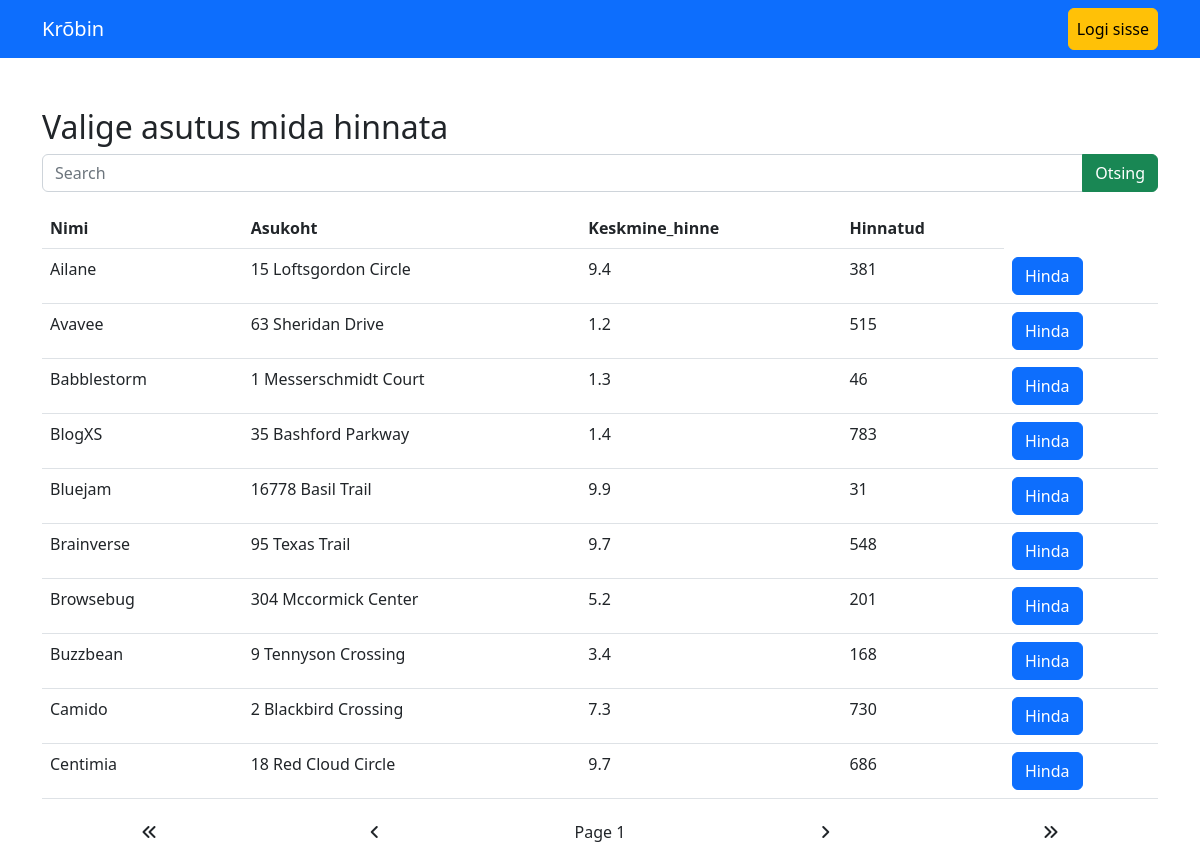
The app's page /?page=1&sort=Nimi&order=asc with its own data.
### tables this page shows
create table tabel1 (
	id INT,
	Nimi VARCHAR(50),
	Asukoht VARCHAR(50),
	Keskmine_hinne DECIMAL(3,1),
	Hinnatud INT
);

### index.php (the view, shortened to what this page needs)
<!DOCTYPE html>
<html lang="en">
<head>
    <link href="https://cdn.jsdelivr.net/npm/bootstrap@5.2.3/dist/css/bootstrap.min.css" rel="stylesheet">
    <link href="https://cdnjs.cloudflare.com/ajax/libs/font-awesome/6.0.0-beta3/css/all.min.css" rel="stylesheet">
</head>
<body>
    <nav class="navbar navbar-expand-lg navbar-dark bg-primary fixed-top">
        <div class="container">
            <a class="navbar-brand" href="#">Krõbin</a>
            <div class="collapse navbar-collapse justify-content-end" id="navbarNav">
                <ul class="navbar-nav">
                    <li class="nav-item">
                        <a class="nav-link btn btn-warning" style="color: black" href="login.php">Logi sisse</a>
                    </li>
                </ul>
            </div>
        </div>
    </nav>
    <div class="container mt-5">
        <h2>Valige asutus mida hinnata</h2>
        <?php
        $host = 'localhost';
        $username = 'phpmyadmin';
        $password = 'Passw0rd';
        $database = 'kjoarand';
        $entriesPerPage = 10;
        $conn = new mysqli($host, $username, $password, $database);
        $totalEntriesQuery = "SELECT COUNT(*) AS total FROM tabel1";
        $totalEntriesResult = $conn->query($totalEntriesQuery);
        $totalEntries = $totalEntriesResult->fetch_assoc()['total'];
        $totalPages = ceil($totalEntries / $entriesPerPage);
        $currentPage = isset($_GET['page']) ? max(1, min($_GET['page'], $totalPages)) : 1;
        $sortColumn = isset($_GET['sort']) ? $_GET['sort'] : 'id';
        $sortOrder = isset($_GET['order']) && strtolower($_GET['order']) === 'desc' ? 'DESC' : 'ASC';
        $searchQuery = isset($_GET['search']) ? $_GET['search'] : '';
        $searchCondition = '';
        $columnsQuery = "SHOW COLUMNS FROM tabel1";
        $columnsResult = $conn->query($columnsQuery);
        if ($columnsResult->num_rows > 0) {
            while ($columnRow = $columnsResult->fetch_assoc()) {
                $columnName = $columnRow['Field'];
                if ($columnName === 'id') {
                    continue;
                }
                if (!empty($searchCondition)) {
                    $searchCondition .= " OR ";
                }
                $searchCondition .= "`$columnName` LIKE '%$searchQuery%'";
            }
        }
        $start = ($currentPage - 1) * $entriesPerPage;
        $dataQuery = "SELECT * FROM tabel1";
        if (!empty($searchCondition)) {
            $dataQuery .= " WHERE $searchCondition";
        }
        $dataQuery .= " ORDER BY $sortColumn $sortOrder LIMIT $start, $entriesPerPage";
        $dataResult = $conn->query($dataQuery);
        if ($dataResult->num_rows > 0) {
            echo '<form class="mb-3" method="GET">';
            echo '<div class="input-group">';
            echo '<input type="text" class="form-control" name="search" placeholder="Search" value="' . htmlspecialchars($searchQuery) . '">';
            echo '<button type="submit" class="btn btn-success">Otsing</button>';
            echo '</div>';
            echo '</form>';
            echo '<table class="table">';
            echo '<thead>';
            echo '<tr>';
            while ($row = $dataResult->fetch_assoc()) {
                foreach ($row as $column => $value) {
                    if ($column == 'id') {
                        continue;
                    }
                    $sortUrl = '?page=' . $currentPage . '&sort=' . $column;
                    $sortUrl .= ($sortColumn === $column && $sortOrder === 'ASC') ? '&order=desc' : '&order=asc';
                    echo '<th><a href="' . $sortUrl . '">' . $column . '</a></th>';
                }
                break;
            }
            echo '</tr>';
            echo '</thead>';
            echo '<tbody>';
            $dataResult->data_seek(0);
            while ($row = $dataResult->fetch_assoc()) {
                echo '<tr>';
                foreach ($row as $column => $value) {
                    if ($column == 'id') {
                        continue;
                    }
                    echo '<td>' . $value . '</td>';
                }
                echo '<td><button class="btn btn-primary" data-bs-toggle="modal" data-bs-target="#exampleModal">Hinda</button></td>';
                echo '</tr>';
            }
            echo '</tbody>';
            echo '</table>';
            echo '<ul class="page-nav">';
            if ($currentPage > 1) {
                echo '<li><a href="?page=1&sort=' . $sortColumn . '&order=' . $sortOrder . '&search=' . urlencode($searchQuery) . '"><i class="fas fa-angle-double-left"></i></a></li>';
                echo '<li><a href="?page=' . ($currentPage - 1) . '&sort=' . $sortColumn . '&order=' . $sortOrder . '&search=' . urlencode($searchQuery) . '"><i class="fas fa-angle-left"></i></a></li>';
            } else {
                echo '<li><span><i class="fas fa-angle-double-left"></i></span></li>';
                echo '<li><span><i class="fas fa-angle-left"></i></span></li>';
            }
            echo '<li><span>Page ' . $currentPage . '</span></li>';
            if ($currentPage < $totalPages) {
                echo '<li><a href="?page=' . ($currentPage + 1) . '&sort=' . $sortColumn . '&order=' . $sortOrder . '&search=' . urlencode($searchQuery) . '"><i class="fas fa-angle-right"></i></a></li>';
                echo '<li><a href="?page=' . $totalPages . '&sort=' . $sortColumn . '&order=' . $sortOrder . '&search=' . urlencode($searchQuery) . '"><i class="fas fa-angle-double-right"></i></a></li>';
            } else {
                echo '<li><span><i class="fas fa-angle-right"></i></span></li>';
                echo '<li><span><i class="fas fa-angle-double-right"></i></span></li>';
            }
            echo '</ul>';
        } else {
            echo '<p>No data found in the table.</p>';
        }
        ?>
</body>
</html>

### index.php (style rules this page uses)
body { padding-top: 60px; }
a { color: inherit; text-decoration: none; }
.page-nav { display: grid; grid-template-columns: repeat(5, 1fr); gap: 10px; list-style: none; padding: 0; margin: 0; justify-content: center; align-items: center; }
.page-nav li { display: flex; justify-content: center; align-items: center; }
.page-nav a { display: inline-block; padding: 5px; text-decoration: none; }

### records on screen
tabel1: column "Nimi", column "Asukoht", column "Keskmine_hinne", column "Hinnatud", Nimi "Ailane", Asukoht "15 Loftsgordon Circle", Keskmine_hinne "9.4", Hinnatud "381"
tabel1: Nimi "Avavee", Asukoht "63 Sheridan Drive", Keskmine_hinne "1.2", Hinnatud "515"
tabel1: Nimi "Babblestorm", Asukoht "1 Messerschmidt Court", Keskmine_hinne "1.3", Hinnatud "46"
tabel1: Nimi "BlogXS", Asukoht "35 Bashford Parkway", Keskmine_hinne "1.4", Hinnatud "783"
tabel1: Nimi "Bluejam", Asukoht "16778 Basil Trail", Keskmine_hinne "9.9", Hinnatud "31"
tabel1: Nimi "Brainverse", Asukoht "95 Texas Trail", Keskmine_hinne "9.7", Hinnatud "548"
tabel1: Nimi "Browsebug", Asukoht "304 Mccormick Center", Keskmine_hinne "5.2", Hinnatud "201"
tabel1: Nimi "Buzzbean", Asukoht "9 Tennyson Crossing", Keskmine_hinne "3.4", Hinnatud "168"
tabel1: Nimi "Camido", Asukoht "2 Blackbird Crossing", Keskmine_hinne "7.3", Hinnatud "730"
tabel1: Nimi "Centimia", Asukoht "18 Red Cloud Circle", Keskmine_hinne "9.7", Hinnatud "686"

### other values on screen
$currentPage "1"
